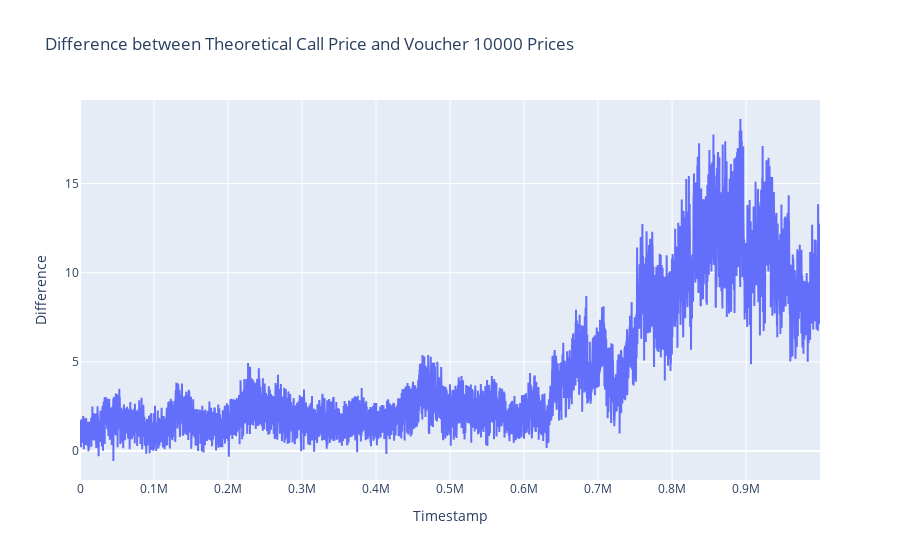

The cell this chart's notebook holds for it:
### Code cell
# plot difference between theo_call and mid_price_voucher10000
df['diff'] = df['theo_call'] - df['mid_price_voucher10000']
fig = go.Figure()
fig.add_trace(go.Scatter(x=df['timestamp'], y=df['diff'], mode='lines', name='Difference'))
fig.update_layout(
    title='Difference between Theoretical Call Price and Voucher 10000 Prices',
    xaxis_title='Timestamp',
    yaxis_title='Difference'
)
fig.show()

### Figure 1 — Plotly figure (JSON) as saved in the notebook; plotly's stock layout.template omitted (floating-point values rounded to 4 significant figures; data arrays with more than 128 entries replaced by an {"elided": "..."} marker saying what was removed)
{"data": [{"mode": "lines", "name": "Difference", "type": "scatter", "x": {"elided": "10000 int values"}, "y": {"elided": "10000 float values"}}], "layout": {"title": {"text": "Difference between Theoretical Call Price and Voucher 10000 Prices"}, "xaxis": {"title": {"text": "Timestamp"}}, "yaxis": {"title": {"text": "Difference"}}}}
